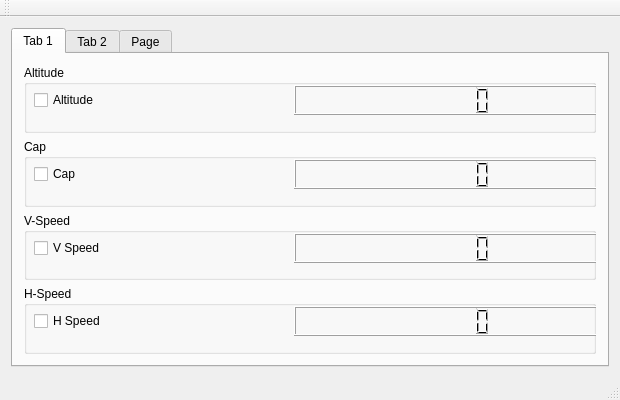
<?xml version="1.0" encoding="UTF-8"?>
<ui version="4.0">
 <class>QtGuiAppClass</class>
 <widget class="QMainWindow" name="QtGuiAppClass">
  <property name="enabled">
   <bool>true</bool>
  </property>
  <property name="geometry">
   <rect>
    <x>0</x>
    <y>0</y>
    <width>620</width>
    <height>400</height>
   </rect>
  </property>
  <property name="windowTitle">
   <string>QtGuiApp</string>
  </property>
  <widget class="QWidget" name="centralWidget">
   <layout class="QVBoxLayout" name="verticalLayout">
    <item>
     <widget class="QTabWidget" name="tabWidget">
      <property name="currentIndex">
       <number>0</number>
      </property>
      <widget class="QWidget" name="tab">
       <attribute name="title">
        <string>Tab 1</string>
       </attribute>
       <layout class="QVBoxLayout" name="verticalLayout_2">
        <item>
         <widget class="QGroupBox" name="groupBox">
          <property name="title">
           <string>Altitude</string>
          </property>
          <widget class="QLCDNumber" name="LcdAltitude">
           <property name="geometry">
            <rect>
             <x>270</x>
             <y>20</y>
             <width>320</width>
             <height>30</height>
            </rect>
           </property>
          </widget>
          <widget class="QCheckBox" name="CheckAltitude">
           <property name="geometry">
            <rect>
             <x>10</x>
             <y>25</y>
             <width>200</width>
             <height>20</height>
            </rect>
           </property>
           <property name="text">
            <string>Altitude</string>
           </property>
          </widget>
         </widget>
        </item>
        <item>
         <widget class="QGroupBox" name="groupBox_3">
          <property name="title">
           <string>Cap</string>
          </property>
          <widget class="QLCDNumber" name="LcdCap">
           <property name="geometry">
            <rect>
             <x>270</x>
             <y>20</y>
             <width>320</width>
             <height>30</height>
            </rect>
           </property>
          </widget>
          <widget class="QCheckBox" name="CheckCap">
           <property name="geometry">
            <rect>
             <x>10</x>
             <y>25</y>
             <width>200</width>
             <height>20</height>
            </rect>
           </property>
           <property name="text">
            <string>Cap</string>
           </property>
          </widget>
         </widget>
        </item>
        <item>
         <widget class="QGroupBox" name="groupBox_4">
          <property name="title">
           <string>V-Speed</string>
          </property>
          <widget class="QLCDNumber" name="LcdVSpeed">
           <property name="geometry">
            <rect>
             <x>270</x>
             <y>20</y>
             <width>320</width>
             <height>30</height>
            </rect>
           </property>
          </widget>
          <widget class="QCheckBox" name="CheckVSpeed">
           <property name="geometry">
            <rect>
             <x>10</x>
             <y>25</y>
             <width>200</width>
             <height>20</height>
            </rect>
           </property>
           <property name="text">
            <string>V Speed</string>
           </property>
          </widget>
         </widget>
        </item>
        <item>
         <widget class="QGroupBox" name="groupBox_5">
          <property name="title">
           <string>H-Speed</string>
          </property>
          <widget class="QLCDNumber" name="LcdHSpeed">
           <property name="geometry">
            <rect>
             <x>270</x>
             <y>20</y>
             <width>320</width>
             <height>30</height>
            </rect>
           </property>
          </widget>
          <widget class="QCheckBox" name="CheckHSpeed">
           <property name="geometry">
            <rect>
             <x>10</x>
             <y>25</y>
             <width>200</width>
             <height>20</height>
            </rect>
           </property>
           <property name="text">
            <string>H Speed</string>
           </property>
          </widget>
         </widget>
        </item>
       </layout>
      </widget>
      <widget class="QWidget" name="tab_2">
       <attribute name="title">
        <string>Tab 2</string>
       </attribute>
       <layout class="QVBoxLayout" name="verticalLayout_3">
        <item>
         <widget class="QGroupBox" name="groupBox_2">
          <property name="title">
           <string>Throttle</string>
          </property>
          <widget class="QLCDNumber" name="LcdThrottle">
           <property name="geometry">
            <rect>
             <x>270</x>
             <y>20</y>
             <width>320</width>
             <height>30</height>
            </rect>
           </property>
          </widget>
          <widget class="QCheckBox" name="CheckThrottle">
           <property name="geometry">
            <rect>
             <x>10</x>
             <y>25</y>
             <width>200</width>
             <height>20</height>
            </rect>
           </property>
           <property name="text">
            <string>Throttle</string>
           </property>
          </widget>
          <widget class="QSlider" name="ControlThrottle">
           <property name="geometry">
            <rect>
             <x>10</x>
             <y>60</y>
             <width>580</width>
             <height>25</height>
            </rect>
           </property>
           <property name="maximum">
            <number>100</number>
           </property>
           <property name="singleStep">
            <number>1</number>
           </property>
           <property name="orientation">
            <enum>Qt::Horizontal</enum>
           </property>
          </widget>
         </widget>
        </item>
       </layout>
      </widget>
      <widget class="QWidget" name="tab_3">
       <attribute name="title">
        <string>Page</string>
       </attribute>
       <widget class="QPushButton" name="MbedReadButton">
        <property name="geometry">
         <rect>
          <x>0</x>
          <y>10</y>
          <width>602</width>
          <height>23</height>
         </rect>
        </property>
        <property name="text">
         <string>Mbed Read</string>
        </property>
       </widget>
       <widget class="QTextEdit" name="TextEdit">
        <property name="geometry">
         <rect>
          <x>0</x>
          <y>40</y>
          <width>602</width>
          <height>150</height>
         </rect>
        </property>
        <property name="maximumSize">
         <size>
          <width>16777215</width>
          <height>150</height>
         </size>
        </property>
       </widget>
      </widget>
     </widget>
    </item>
   </layout>
  </widget>
  <widget class="QMenuBar" name="menuBar">
   <property name="geometry">
    <rect>
     <x>0</x>
     <y>0</y>
     <width>620</width>
     <height>21</height>
    </rect>
   </property>
  </widget>
  <widget class="QToolBar" name="mainToolBar">
   <attribute name="toolBarArea">
    <enum>TopToolBarArea</enum>
   </attribute>
   <attribute name="toolBarBreak">
    <bool>false</bool>
   </attribute>
  </widget>
  <widget class="QStatusBar" name="statusBar"/>
 </widget>
 <layoutdefault spacing="6" margin="11"/>
 <resources>
  <include location="QtGuiApp.qrc"/>
 </resources>
 <connections/>
</ui>
